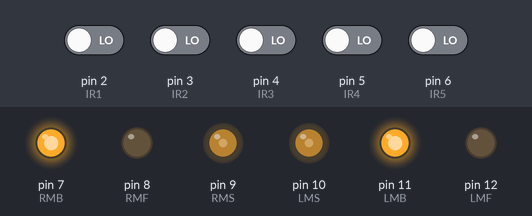
Bench run of a sketch on a simulated Arduino Uno, built with avr-gcc and run on an emulated ATmega328P. Parts: output pins drawn as LEDs (lit = HIGH). Inputs (shaded band) come from the test bench; at power-on: pin 2 (IR1), pin 3 (IR2), pin 4 (IR3), pin 5 (IR4), pin 6 (IR5) LOW.

Above: at 1.2 s.
1.3 s: pin 2 (IR1) driven HIGH
At 2.5 s:
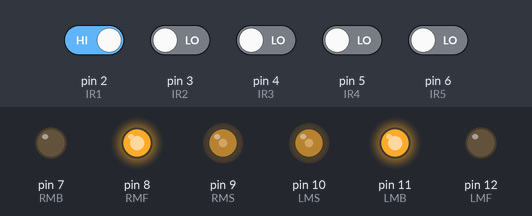
2.8 s: pin 3 (IR2) driven HIGH
At 3.8 s:
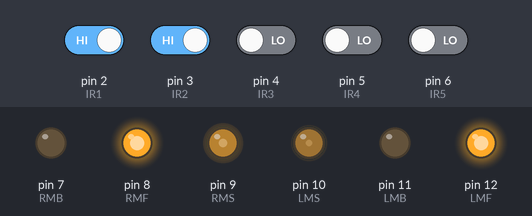
4.3 s: pin 4 (IR3) driven HIGH
At 5.0 s:
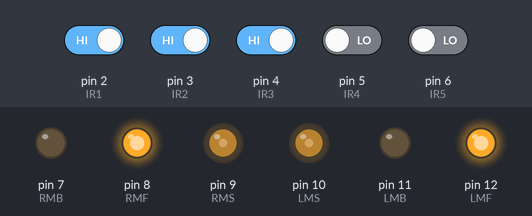
5.8 s: pin 4 (IR3) driven LOW
At 6.1 s:
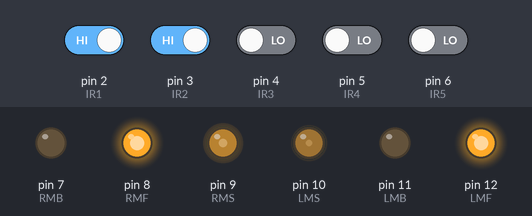
7.3 s: pin 5 (IR4) driven HIGH
At 8.4 s:
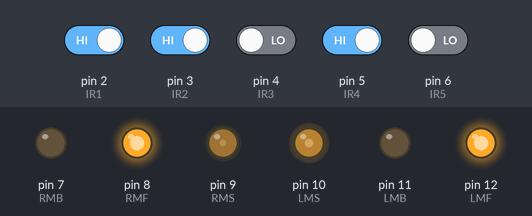
8.8 s: pin 5 (IR4) driven LOW
At 9.6 s:
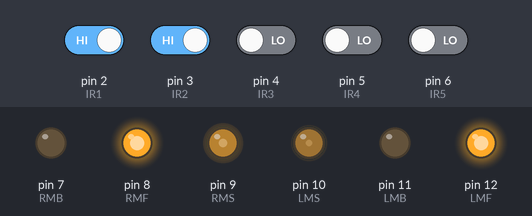
Timing chart, 0 to 11.3 s (numbered marks = the images above; inputs shaded):
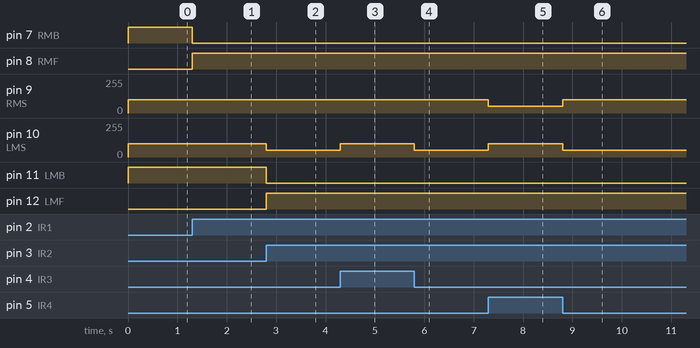

The sketch:

sketch_jun26a.ino
```cpp
// motor controlling
#define LMF 12
#define LMB 11
#define LMS 10
#define RMF 8
#define RMB 7
#define RMS 9

// IR sensor pins
#define IR1  2
#define IR2  3
#define IR3  4
#define IR4  5
#define IR5  6

void setup() {


   // Motor pins setup
  for (int i = 7; i < 13; i++) {
    pinMode(i, OUTPUT);
  }

// Sensor pins setup
  for (int j = 2; j < 7; j++) {
    pinMode(j, INPUT);

  }
}

void loop() {

  int leftmost = digitalRead(IR1);
  int left = digitalRead(IR2);
  int center = digitalRead(IR3);
  int right = digitalRead(IR4);
  int rightmost = digitalRead(IR5);


if(center==1){
  moveForward();
}
else if(right==1){
  turnRightSlowly();
}
else if(left==1){
turnLeftSlowly();
}
else if(leftmost==1){
  turnLeftSharp();
}

else if(rightmost==1){
turnRightSharp();
}

else if(left == 0 && right==0 && center==0 && leftmost==0 && rightmost==0){
  Mbackward();

}
else if(left == 1 && right==1 && center==1 && leftmost==1 && rightmost==1){
   Mstop();
}


}

void moveForward() {
 digitalWrite(LMF,1);
 digitalWrite(LMB,0);
 analogWrite(LMS,100);
 digitalWrite(RMF,1);
 digitalWrite(RMB,0);
 analogWrite(RMS,100);

}

void turnRightSlowly(){
 digitalWrite(LMF,1);
 digitalWrite(LMB,0);
 analogWrite(LMS,100);
 digitalWrite(RMF,1);
 digitalWrite(RMB,0);
 analogWrite(RMS,50);
}

void turnLeftSlowly(){
   digitalWrite(LMF,1);
 digitalWrite(LMB,0);
 analogWrite(LMS,50);
 digitalWrite(RMF,1);
 digitalWrite(RMB,0);
 analogWrite(RMS,100);
}

void Mbackward(){
 digitalWrite(LMF,0);
 digitalWrite(LMB,1);
 analogWrite(LMS,100);
 digitalWrite(RMF,0);
 digitalWrite(RMB,1);
 analogWrite(RMS,100);
 }

 void turnRightSharp() {
  digitalWrite(LMF, 1);
  digitalWrite(LMB, 0);
  analogWrite(LMS, 100);
  digitalWrite(RMF, 0);
  digitalWrite(RMB, 1);
  analogWrite(RMS, 100);
}

void turnLeftSharp() {
  digitalWrite(LMF, 0);
  digitalWrite(LMB, 1);
  analogWrite(LMS, 100);
  digitalWrite(RMF, 1);
  digitalWrite(RMB, 0);
  analogWrite(RMS, 100);
}

void Mstop(){
 digitalWrite(LMF,1);
 digitalWrite(LMB,1);
 analogWrite(LMS,100);
 digitalWrite(RMF,1);
 digitalWrite(RMB,1);
 analogWrite(RMS,100);
}
```

Measured:
- after the input at 1.3 s, pin 7 (RMB): HIGH → LOW at once; pin 8 (RMF): LOW → HIGH at once
- after the input at 2.8 s, pin 10 (LMS): 100/255 → 50/255 at once; pin 11 (LMB): HIGH → LOW at once; pin 12 (LMF): LOW → HIGH at once
- after the input at 4.3 s, pin 10 (LMS): 50/255 → 100/255 at once
- after the input at 5.8 s, pin 10 (LMS): 100/255 → 50/255 at once
- after the input at 7.3 s, pin 9 (RMS): 100/255 → 50/255 at once; pin 10 (LMS): 50/255 → 100/255 at once
- after the input at 8.8 s, pin 9 (RMS): 50/255 → 100/255 at once; pin 10 (LMS): 100/255 → 50/255 at once
